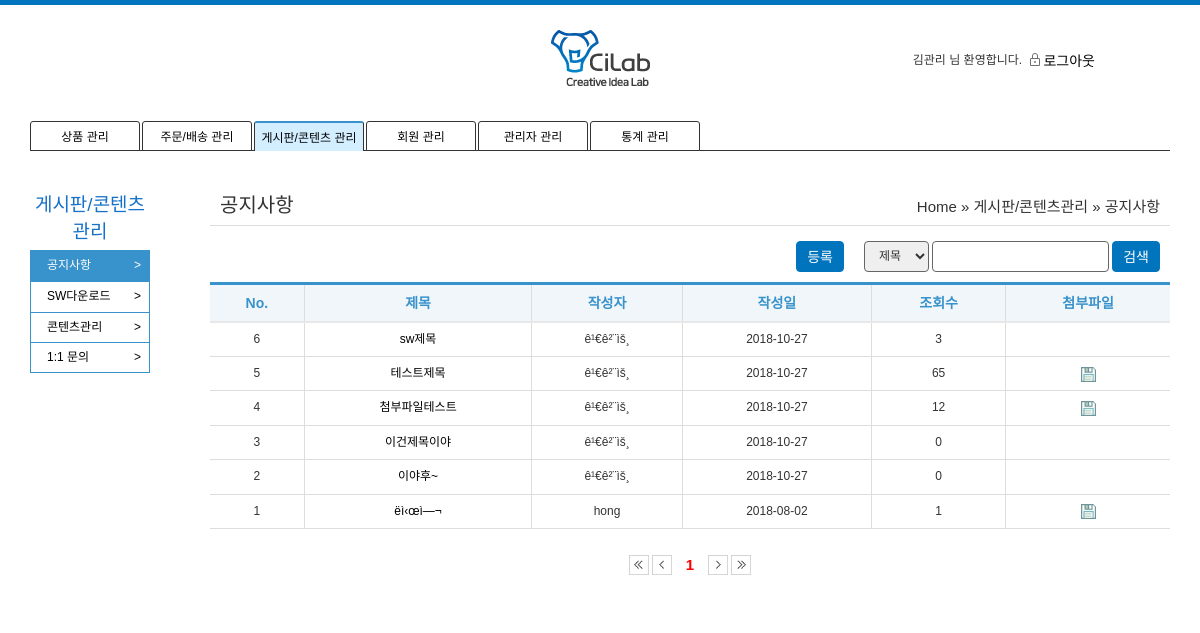
The page /admin/board/list.php?type=1 (signed in) on the database as committed earlier.
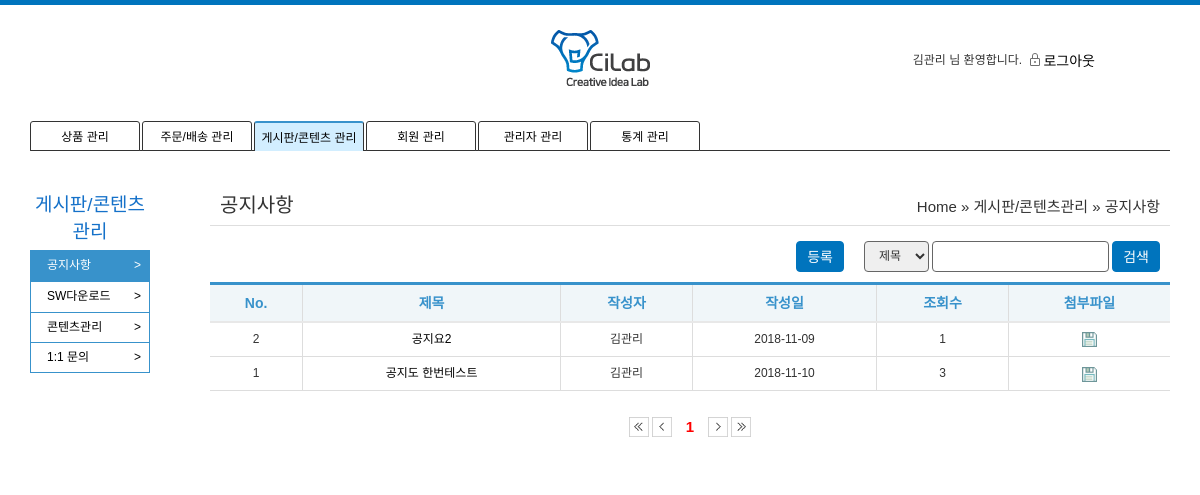
The same page on the database as committed later.
### tables this page shows
CREATE TABLE IF NOT EXISTS `tb_notice` (
  `pk_no` int(11) NOT NULL AUTO_INCREMENT,
  `fd_title` varchar(50) DEFAULT NULL,
  `fd_name` varchar(50) DEFAULT NULL,
  `fd_date` date DEFAULT NULL,
  `fd_count` int(11) DEFAULT 0,
  `fd_file` varchar(50) DEFAULT NULL,
  `fd_new_file` varchar(50) DEFAULT NULL,
  `fd_content` varchar(200) DEFAULT NULL,
  PRIMARY KEY (`pk_no`)
);

### admin/board/list.php (the view, shortened to what the changed rows need)
<?php
	include '../admin_header.php';
	include './side.php';
	include_once("../../common.php");
	$page = $_GET['page'] ?? 1;
	$type = $_GET['type'] ?? 1;
	$search = $_GET['search'] ?? '';
	$query_string = $_SERVER['QUERY_STRING'];
	$query_arr = explode('&', $query_string);
	$query_string ="";
	foreach ($query_arr as $query) {
		$query_sp = explode('=', $query);
		if($query_sp[0]!='page'){
			$query_string .= $query."&";
		}
	}
?>
<section class="container">
	<table class="list-table">
		<thead class="admin_list">
			<tr>
				<th scope="col" class="thead_th">No.</th>
				<th scope="col" class="thead_th">제목</th>
				<th scope="col" class="thead_th">작성자</th>
				<th scope="col" class="thead_th">작성일</th>
				<?php
					if($type==1 || $type==2){
				?>
				<th scope="col" class="thead_th">조회수</th>
				<th scope="col" class="thead_th">첨부파일</th>
				<?php
					}elseif ($type==4) {
						echo '<th scope="col" class="thead_th">답변여부</th>';
					}
				?>
			</tr>
		</thead>
		<tbody>
				<?php
					$result = while_get_board_list($page,$search,$type);
					while ($r = mysqli_fetch_array($result)) {
				?>
			<tr>
				<td class="tbody_td"><?= $r['row']?></td>
				<?php
					if($type!=4){
						echo '<td class="tbody_td"><a href="detail.php?type='.$type.'&no='.$r["pk_no"].'">'.$r["fd_title"].'</a></td>';
					}else{
						echo '<td class="tbody_td"><a href="qna.php?type='.$type.'&no='.$r["pk_no"].'">'.$r["fd_title"].'</a></td>';
					}
				?>
				<td class="tbody_td"><?= $r['fd_name']?></td>
				<td class="tbody_td"><?=$r['fd_date']?></td>
				<?php
					if($type==1 || $type==2){
				?>
				<td class="tbody_td"><?=$r['fd_count']?></td>
				<td class="tbody_td">
					<?php if($r['fd_file']!=null)
						echo "<a href='zip_down.php?zip=".$r["fd_title"]."&new_file=".$r['fd_new_file']."&file=".$r['fd_file']."'><img src='/images/icon/icon_file.png' class='save_img'></a>";
					?>
				</td>
				<?php
					}elseif ($type==4) {
						if($r['fd_reply']!=null)
							echo '<td class="tbody_td">답변완료</td>';
						else echo '<td class="tbody_td">미답변</td>';
					}
				?>
			</tr>
				<?php
				}
				?>
		</tbody>
	</table>
	<div class="page_nav">
		<a href="?<?=$query_string?>page=1">
			<img src="/images/icon/btn_first.png" alt="pre" id="first_img" class="page_nav_btn">
		</a>
		<a href="?<?=$query_string?>page=<?php if($page>1){ echo $page-1;}else{ echo '1';} ?>">
			<img src="/images/icon/btn_prev.png" alt="pre" id="prev_img" class="page_nav_btn" >
		</a>
		<?php
			$total_count = board_count($type, $search);
			$page_info = make_page($page,$total_count,$query_string,10);
		?>
		<a href="?<?=$query_string?>page=<?php if($page<$page_info[0]){ echo $page+1;}else{ echo $page_info[1];} ?>">
			<img src="/images/icon/btn_next.png" alt="pre" id="next_img" class="page_nav_btn">
		</a>
		<a href="?<?=$query_string?>page=<?=$page_info[0]?>">
			<img src="/images/icon/btn_last.png" alt="pre" id="last_img" class="page_nav_btn">
		</a>
	</div>
</section>
</body>
</html>

### common.php (shortened to what the changed rows need)
<?php
	include_once('config/db_config.php');
	$mysqli = new mysqli($host, $user, $pw, $dbName);
    function make_page($page,$total_count,$query_string,$count){
    	if($page%$count==1)
			$start_num = $page;
		else
			$start_num = (ceil($page/$count)-1)*$count+1;
		$total_count = $total_count[0];
		$page_size = $count+$start_num-1;
		$total_page = ceil($total_count/$count);
		if($page_size>$total_page){
			$for_end = $total_page;
		}else{
			$for_end = $page_size;
		};
		for($i=$start_num; $i<=$for_end;$i++){
			if ($page ==$i){
				echo "<a class = 'page_num on'>".$i."</a>";
			}else{
				echo "<a href='?".$query_string."page=".$i."' class = 'page_nav_btn page_num'>".$i."</a>";
			}
		}
		return [$total_page,$for_end];
    }
	function query_send($query){
		global $mysqli;
		return mysqli_query($mysqli, $query);
	}
	function while_get_board_list($start_num,$search,$type){
		$table = table_name($type);
		$start_num = ($start_num-1)*10;
		$query = 'select @ROWNUM := @ROWNUM + 1 AS row, n.* from '.$table.' n, (SELECT @ROWNUM := 0) R where fd_title like "%'.$search.'%" order by row desc limit '.$start_num.', 10';
		$result = query_send($query);
		return $result;
	}
	function board_count($type, $search){
		$table = table_name($type);
		$query = "select count(*) from ".$table." where fd_title like '%".$search."%' ";
		$result = query_send($query);
		$count = mysqli_fetch_array($result);
		return $count;
	}
	function table_name($type){
		if($type==1) $table="tb_notice";
		elseif ($type==2) $table ="tb_sw";
		elseif ($type==3) $table ="tb_contents";
		elseif ($type==4) $table ="tb_qna";
		return $table;
	}
?>

Rows that differ between the two databases and show on the page:
removed tb_notice: row "6", fd_title "sw제목", fd_name "ê¹€ê²¨ìš¸", fd_date "2018-10-27", fd_count "3"
removed tb_notice: row "5", fd_title "테스트제목", fd_name "ê¹€ê²¨ìš¸", fd_date "2018-10-27", fd_count "65"
removed tb_notice: row "4", fd_title "첨부파일테스트", fd_name "ê¹€ê²¨ìš¸", fd_date "2018-10-27", fd_count "12"
removed tb_notice: row "3", fd_title "이건제목이야", fd_name "ê¹€ê²¨ìš¸", fd_date "2018-10-27", fd_count "0"
removed tb_notice: row "2", fd_title "이야후~", fd_name "ê¹€ê²¨ìš¸", fd_date "2018-10-27", fd_count "0"
removed tb_notice: row "1", fd_title "ë­ì‹œì—¬", fd_name "hong", fd_date "2018-08-02", fd_count "1"
added tb_notice: row "2", fd_title "공지요2", fd_name "김관리", fd_date "2018-11-09", fd_count "1"
added tb_notice: row "1", fd_title "공지도 한번테스트", fd_name "김관리", fd_date "2018-11-10", fd_count "3"
